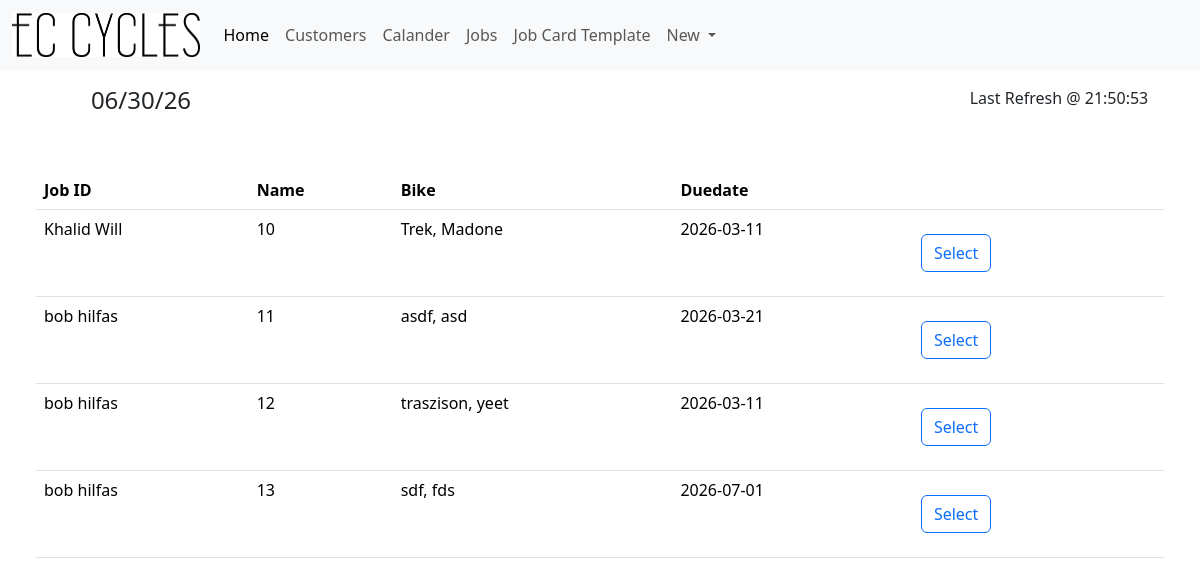
The page / on the database its author committed.
### tables this page shows
CREATE TABLE "Jobs" (
	"JobID"	INTEGER NOT NULL UNIQUE,
	"Cust_ID"	INTEGER NOT NULL,
	"BikeBrand"	TEXT,
	"BikeModel"	TEXT,
	"JobDetails"	TEXT,
	"DueDate"	DATE , Status TEXT DEFAULT 'Not Started',
	PRIMARY KEY("JobID" AUTOINCREMENT)
);

CREATE TABLE "Customers" (
	"Cust_ID"	INTEGER NOT NULL UNIQUE,
	"CustFName"	TEXT NOT NULL,
	"CustLName"	TEXT,
	"CustAddress"	TEXT,
	"CustPNumber"	INTEGER,
	"CustEmail"	INTEGER,
	"CustDetails"	TEXT,
	PRIMARY KEY("Cust_ID" AUTOINCREMENT)
);

### app.py (the view)
@app.route('/')
def index():
    time = time_gen()
    conn = get_db_conn()
    sql = "SELECT jobs.* ,Customers.CustFName,Customers.CustLName FROM Jobs INNER JOIN Customers ON Customers.Cust_ID = Jobs.Cust_ID;"
    jobs = conn.execute(sql).fetchall()
    conn.close()
    return render_template("index.html", jobs=jobs, time=time)

### app.py (called while the page is built)
def time_gen():
    time_dict = {"":""}
    day_info = datetime.datetime.now()
    date = day_info.strftime("%x")
    time = day_info.strftime("%X")
    time_dict["Date"] = date
    time_dict["Time"] = time
    return time_dict

def get_db_conn():
    conn = sqlite3.connect('JobCards.db')
    conn.row_factory = sqlite3.Row
    return conn

### Templates/index.html
{% extends 'base.html' %}
{% block content %}
<div class="p-5">
    <table class="table">
        <thead>
        <tr>
            <th scope="col">Job ID</th>
            <th scope="col">Name</th>
            <th scope="col">Bike</th>
            <th scope="col">Duedate</th>
            <th></th>
        </tr>
        </thead>
        <tbody>
            {% for jobs in jobs %}
            <tr>
                <td >{{ jobs.CustFName }} {{ jobs.CustLName }}</td>
                <td>{{ jobs.jobID }}</td>
                <td>{{ jobs.BikeBrand }}, {{ jobs.BikeModel }}</td>
                <td>{{ jobs.DueDate }}</td>
                <td id="Select"><form action="{{ url_for('ViewJobCard', id=jobs.jobID) }}" method="get"  style="display:inline;">
                    <button class="btn btn-outline-Primary m-3" type="submit">Select</button></form></td>
            </tr>
            {% endfor %}
        </tbody>
    </table>
</div>
{% endblock %}

### Templates/base.html (shortened to what this page needs)
<html lang="en">
<head>
    <link rel="stylesheet" href="https://cdn.jsdelivr.net/npm/bootstrap@5.3.8/dist/css/bootstrap.min.css">
</head>
<body>
    <nav class="navbar navbar-expand-lg bg-body-tertiary">
        <div class="container-fluid">
          <a class="navbar-brand" href="/"><img src="{{ url_for('static', filename='EC_Logo_Black.jpg') }}" alt="ECC" width="187.5" height="43.75"></a>
          <div class="collapse navbar-collapse" id="navbarSupportedContent">
            <ul class="navbar-nav me-auto mb-2 mb-lg-0">
              <li class="nav-item">
                <a class="nav-link active" aria-current="page" href="/">Home</a>
              </li>
              <li class="nav-item">
                <a class="nav-link" href="/CustSearch">Customers</a>
              </li>
              <li class="nav-item">
                <a href="/calendar" class="nav-link">Calander</a>
              </li>
              <li class="nav-item">
                <a class="nav-link" href="/JobSearch">Jobs</a>
              </li>
              <li class="nav-item">
                <a href="/JobTemplates" class="nav-link">Job Card Template</a>
              </li>
              <li class="nav-item dropdown">
                <a class="nav-link dropdown-toggle" href="#" role="button" data-bs-toggle="dropdown" aria-expanded="false">
                  New
                </a>
              </li>
            </ul>
          </div>
        </div>
    </nav>
    <div class="row mb-3 text-center pt-3">
        <div class="col-3 themed-grid-col">
            <h4>{{time["Date"]}}</h4>
        </div>
        <div class="col-3 themed-grid-col"></div>
        <div class="col-3 themed-grid-col"></div>
        <div class="col-3 themed-grid-col">Last Refresh @ {{time["Time"]}}</div>
    {% block content %}
    {% endblock %}
</body>
</html>

### rows shown on the page
Jobs: CustFName "Khalid", CustLName "Will", jobID "10", BikeBrand "Trek", BikeModel "Madone", DueDate "2026-03-11"
Jobs: CustFName "bob", CustLName "hilfas", jobID "11", BikeBrand "asdf", BikeModel "asd", DueDate "2026-03-21"
Jobs: CustFName "bob", CustLName "hilfas", jobID "12", BikeBrand "traszison", BikeModel "yeet", DueDate "2026-03-11"
Jobs: CustFName "bob", CustLName "hilfas", jobID "13", BikeBrand "sdf", BikeModel "fds", DueDate "2026-07-01"

### other values the page prints
{{ time["Date"] }} "06/30/26"
{{ time["Time"] }} "21:50:53"
